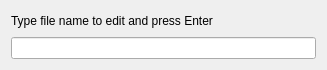
<?xml version="1.0" encoding="UTF-8"?>
<ui version="4.0">
 <class>EditFileDialog</class>
 <widget class="QDialog" name="EditFileDialog">
  <property name="geometry">
   <rect>
    <x>0</x>
    <y>0</y>
    <width>327</width>
    <height>70</height>
   </rect>
  </property>
  <property name="windowTitle">
   <string>Edit file</string>
  </property>
  <layout class="QVBoxLayout" name="verticalLayout">
   <item>
    <widget class="QLabel" name="label">
     <property name="text">
      <string>Type file name to edit and press Enter</string>
     </property>
    </widget>
   </item>
   <item>
    <widget class="QLineEdit" name="FileNameEdit"/>
   </item>
  </layout>
 </widget>
 <resources/>
 <connections/>
</ui>
